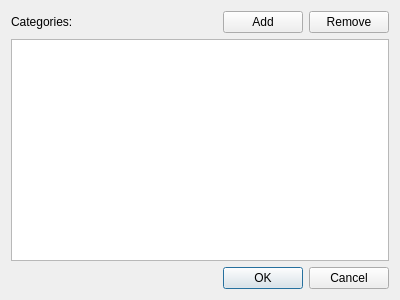
<?xml version="1.0" encoding="UTF-8"?>
<ui version="4.0">
 <class>CategoriesDialog</class>
 <widget class="QDialog" name="CategoriesDialog">
  <property name="geometry">
   <rect>
    <x>0</x>
    <y>0</y>
    <width>400</width>
    <height>300</height>
   </rect>
  </property>
  <property name="windowTitle">
   <string>CurrenciesDialog</string>
  </property>
  <layout class="QVBoxLayout" name="verticalLayout">
   <item>
    <layout class="QHBoxLayout" name="horizontalLayout">
     <item>
      <widget class="QLabel" name="label">
       <property name="text">
        <string>Categories:</string>
       </property>
      </widget>
     </item>
     <item>
      <spacer name="horizontalSpacer">
       <property name="orientation">
        <enum>Qt::Horizontal</enum>
       </property>
       <property name="sizeHint" stdset="0">
        <size>
         <width>40</width>
         <height>20</height>
        </size>
       </property>
      </spacer>
     </item>
     <item>
      <widget class="QPushButton" name="addPushButton">
       <property name="text">
        <string>Add</string>
       </property>
      </widget>
     </item>
     <item>
      <widget class="QPushButton" name="removePushButton">
       <property name="text">
        <string>Remove</string>
       </property>
      </widget>
     </item>
    </layout>
   </item>
   <item>
    <widget class="QTableView" name="tableView"/>
   </item>
   <item>
    <widget class="QDialogButtonBox" name="buttonBox">
     <property name="standardButtons">
      <set>QDialogButtonBox::Cancel|QDialogButtonBox::Ok</set>
     </property>
    </widget>
   </item>
  </layout>
 </widget>
 <resources/>
 <connections>
  <connection>
   <sender>buttonBox</sender>
   <signal>accepted()</signal>
   <receiver>CategoriesDialog</receiver>
   <slot>accept()</slot>
   <hints>
    <hint type="sourcelabel">
     <x>199</x>
     <y>279</y>
    </hint>
    <hint type="destinationlabel">
     <x>199</x>
     <y>149</y>
    </hint>
   </hints>
  </connection>
  <connection>
   <sender>buttonBox</sender>
   <signal>rejected()</signal>
   <receiver>CategoriesDialog</receiver>
   <slot>reject()</slot>
   <hints>
    <hint type="sourcelabel">
     <x>199</x>
     <y>279</y>
    </hint>
    <hint type="destinationlabel">
     <x>199</x>
     <y>149</y>
    </hint>
   </hints>
  </connection>
 </connections>
</ui>
